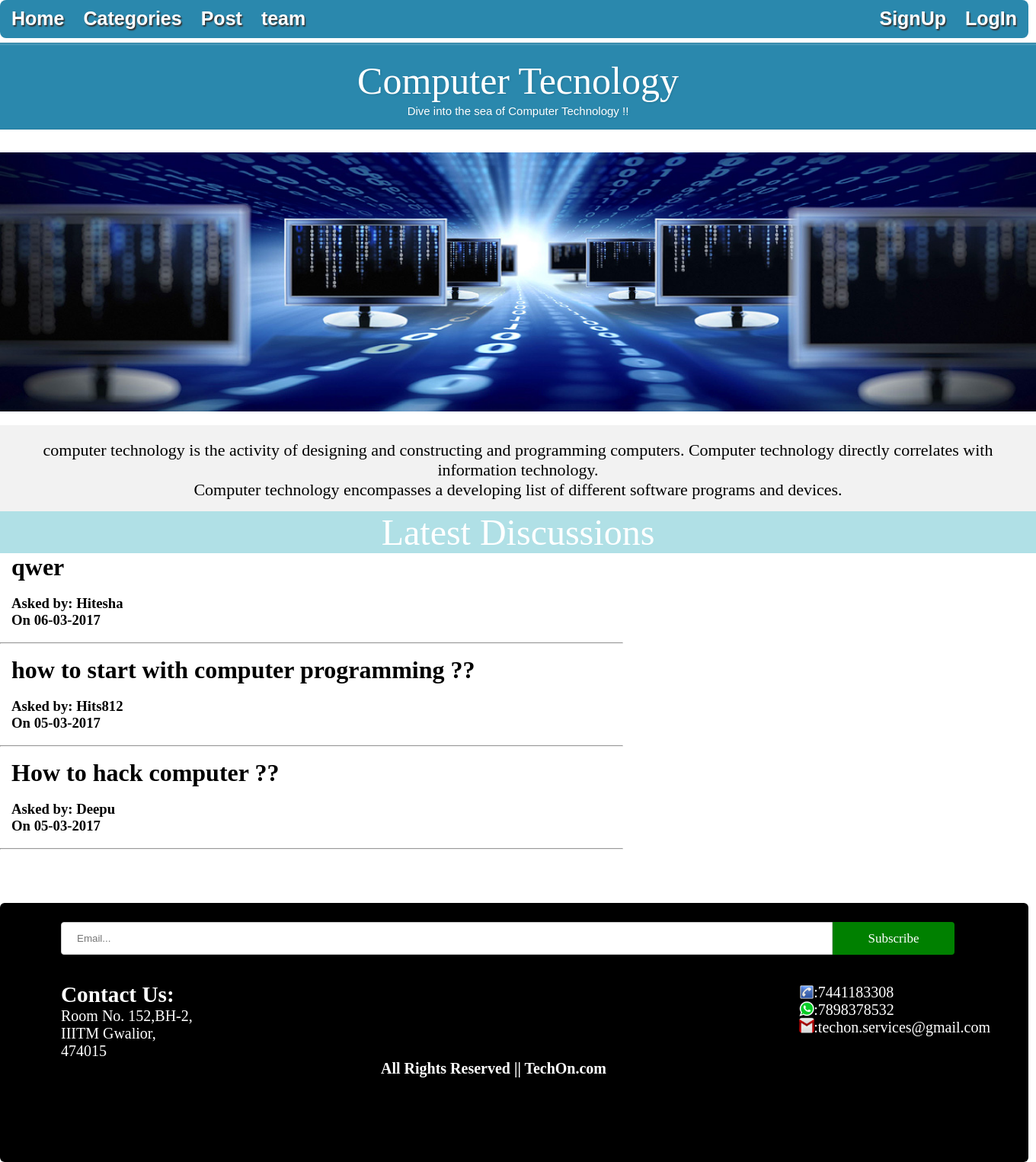
Screenshot of /category/comp.php with the database file from the repository.
### tables this page shows
CREATE TABLE `topics` (
  `topic_id` int(8) NOT NULL,
  `topic_subject` varchar(255) NOT NULL,
  `topic_descr` text NOT NULL,
  `topic_date` datetime NOT NULL,
  `topic_cat` varchar(20) NOT NULL,
  `topic_by` int(8) NOT NULL
);

CREATE TABLE `users` (
  `id` int(8) NOT NULL,
  `name` varchar(30) NOT NULL,
  `username` varchar(20) NOT NULL,
  `gender` varchar(6) NOT NULL,
  `email` varchar(50) NOT NULL,
  `password` varchar(100) NOT NULL,
  `contact` varchar(20) NOT NULL,
  `udate` datetime NOT NULL,
  `user_level` int(2) NOT NULL
);

### category/comp.php (the view, shortened to what this page needs)
<html>
<head>
<link rel="stylesheet" type="text/css" href="../css/category.css">
</head>
<body>
<?php
include 'nvgbar2.php';
?>
<br><br>
<div class="formstyle">
<center>
<h1>Computer Tecnology<span>Dive into the sea of Computer Technology !!</span></h1>
</center>
</div>
<div class="maimage">
<img src="../images/comp_home.jpg" alt="Computer Technology" width="100%" height="340px">
<br>
<br>
<div class="description">
computer technology is the activity of designing and constructing and programming computers. Computer technology directly correlates with information technology.<br> Computer technology encompasses a developing list of different software programs and devices.
</div>
<div>
<center>
<p style="color:White; font-size:300%; font-family:verdana; background-color:powderblue;">Latest Discussions</p>
</center>
</div>
<?php
$cat='computer';
 $query = mysql_query("SELECT * FROM topics WHERE topic_cat='$cat' ORDER BY topic_date DESC LIMIT 3");
if(!$query)
{
	echo 'error';
}
else
{
	while($row = mysql_fetch_assoc($query))
	{
		$by=$row['topic_by'];
		$date=$row['topic_date'];
		$sub=$row['topic_subject'];
		$id=$row['topic_id'];
		echo "<div style:'width:60%;' class='divigr'>";
		echo "<h1><a href='../topic.php?posts_topic=$id' style='color:black; text-decoration:none;'>$sub</a></h1><br>";
		$query2 = mysql_query("SELECT username FROM users WHERE id='$by'");
		while($row2 = mysql_fetch_assoc($query2))
		{
			$name=$row2['username'];
			echo "<h3>Asked by: $name</h3><h3>On ";
			echo date('d-m-Y', strtotime($date));
			echo "</h3><br>";
		}
		echo "</div>";
		echo "<hr style='width:60%; float:left;'><br>";
	}
}
echo "<br><br><br>";
?>
</body>
<?php
include 'footer.php';
?>
</html>

### css/category.css (style rules this page uses)
.formstyle h1 { background: #2A88AD; padding: 20px 30px 15px 30px; margin: -30px -30px 30px -30px; border-radius: 10px 10px 0 0; -webkit-border-radius: 10px 10px 0 0; -moz-border-radius: 10px 10px 0 0; color: #fff; text-shadow: 1px 1px 3px rgba(0, 0, 0, 0.12); font: normal 50px 'Bitter', serif; -moz-box-shadow: inset 0px 2px 2px 0px rgba(255, 255, 255, 0.17); -webkit-box-shadow: inset 0px 2px 2px 0px rgba(255, 255, 255, 0.17); box-shadow: inset 0px 2px 2px 0px rgba(255, 255, 255, 0.17); border: 1px solid #257C9E; text-align: center; }
.formstyle h1 > span { display: block; margin-top: 2px; font: 15px Arial, Helvetica, sans-serif; }
.maimage { border-radius: 8px; display: block; margin: auto; }
.description { padding: 20px 30px 15px 30px; text-align: center; font: normal 22px 'Harlow Solid Italic', serif; color: black; background-color:#f2f2f2; }
a:link { color:white; }

### category/comp.php (style rules this page uses)
.divigr { margin-left:15px; width:60%; }

### category/footer.php (style rules this page uses)
* { margin:0; padding:0; }

### rows the page displays
topics: topic_subject "qwer", topic_date "06-03-2017"
users: username "Hitesha"
topics: topic_subject "how to start with computer programming ??", topic_date "05-03-2017"
users: username "Hits812"
topics: topic_subject "How to hack computer ??", topic_date "05-03-2017"
users: username "Deepu"
